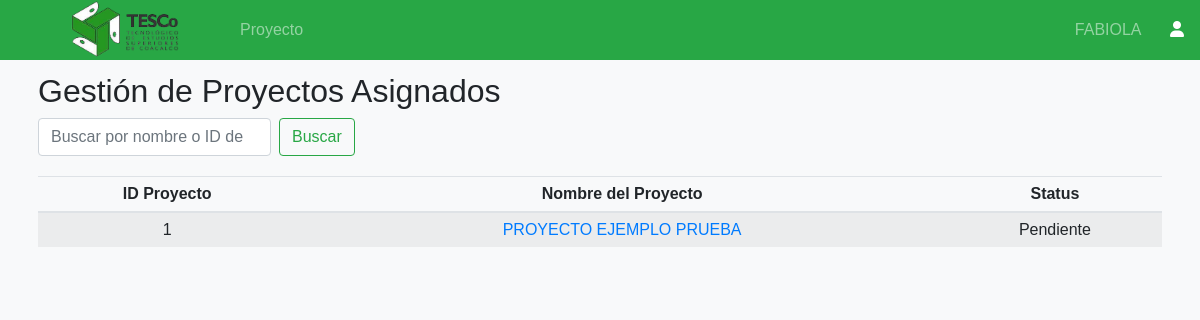
The app's page /views/Asesor/asigmentProyects.php (signed in) with its own data.
### tables this page shows
CREATE TABLE IF NOT EXISTS `proyecto` (
  `ID_Proyecto` int NOT NULL AUTO_INCREMENT,
  `Nombre_Proyecto` varchar(200) NOT NULL,
  `Status` enum('Pendiente','En Revisión','Revisado','Completado') NOT NULL,
  `Integrante_1` int DEFAULT NULL,
  `Integrante_2` int DEFAULT NULL,
  `Integrante_3` int DEFAULT NULL,
  `Asesor` int DEFAULT NULL,
  `Archivo_Docx` varchar(255) DEFAULT NULL,
  PRIMARY KEY (`ID_Proyecto`),
  KEY `fk_proyecto_integrante_1` (`Integrante_1`),
  KEY `fk_proyecto_integrante_2` (`Integrante_2`),
  KEY `fk_proyecto_integrante_3` (`Integrante_3`),
  KEY `fk_proyecto_asesor` (`Asesor`)
);

### Views/Asesor/asigmentProyects.php (the view, shortened to what this page needs)
<?php
include('../../includes/config.php');
$asesor_id = $_SESSION['asesor_id'];
$search_term = isset($_GET['search']) ? '%' . $_GET['search'] . '%' : '%%';
$query = "
    SELECT p.ID_Proyecto, p.Nombre_Proyecto, p.Status
    FROM proyecto p
    WHERE p.Asesor = ?
    AND (p.Nombre_Proyecto LIKE ? OR p.ID_Proyecto LIKE ?)
    ORDER BY p.ID_Proyecto ASC";
$stmt = $connection->prepare($query);
$stmt->bind_param('iss', $asesor_id, $search_term, $search_term);
$stmt->execute();
$result = $stmt->get_result();
?>
<!DOCTYPE html>
<html lang="es">
<head>
    <link rel="stylesheet" href="https://stackpath.bootstrapcdn.com/bootstrap/4.3.1/css/bootstrap.min.css">
    <link rel="stylesheet" href="https://cdnjs.cloudflare.com/ajax/libs/font-awesome/6.0.0-beta3/css/all.min.css">
    <link rel="stylesheet" href="<?php echo CSS_PATH; ?>dashboard.css">
</head>
<body>
    <?php require('../../includes/navbarAsesor.php'); ?>
    <div class="container-fluid">
        <div class="row">
            <main role="main" class="container bg-light p-2 mx-auto my-1">
                <h2>Gestión de Proyectos Asignados</h2>
                <form method="GET" class="form-inline mb-3">
                    <input class="form-control mr-sm-2" type="search" name="search"
                        placeholder="Buscar por nombre o ID de proyecto" aria-label="Buscar"
                        value="<?php echo isset($_GET['search']) ? htmlspecialchars($_GET['search']) : ''; ?>">
                    <button class="btn btn-outline-success my-2 my-sm-0" type="submit">Buscar</button>
                </form>
                <div class="table-responsive">
                    <table class="table table-striped table-sm">
                        <thead>
                            <tr class="text-center">
                                <th>ID Proyecto</th>
                                <th>Nombre del Proyecto</th>
                                <th>Status</th>
                            </tr>
                        </thead>
                        <tbody class="text-center">
                            <?php
                            if ($result && $result->num_rows > 0) {
                                while ($row = $result->fetch_assoc()) {
                                    echo "<tr>";
                                    echo "<td>" . htmlspecialchars($row['ID_Proyecto']) . "</td>";
                                    echo "<td><a href='historyRevitions.php?id_proyecto=" . htmlspecialchars($row['ID_Proyecto']) . "'>" . htmlspecialchars($row['Nombre_Proyecto']) . "</a></td>";
                                    echo "<td>" . htmlspecialchars($row['Status']) . "</td>";
                                    echo "</tr>";
                                }
                            } else {
                                echo "<tr><td colspan='3'>No hay proyectos asignados.</td></tr>";
                            }
                            ?>
                        </tbody>
                    </table>
                </div>
            </main>
        </div>
    </div>
</body>
</html>

### Assets/CSS/dashboard.css (style rules this page uses)
body { font-family: Arial, sans-serif; background-color: #f8f9fa; }
.table-responsive { margin-top: 20px; }
.table-striped tbody tr:nth-of-type(odd) { background-color: rgba(0, 0, 0, 0.05); }

### records on screen
proyecto: ID_Proyecto "1", Nombre_Proyecto "PROYECTO EJEMPLO PRUEBA", Status "Pendiente"

### other values on screen
$_SESSION['username'] "FABIOLA"
